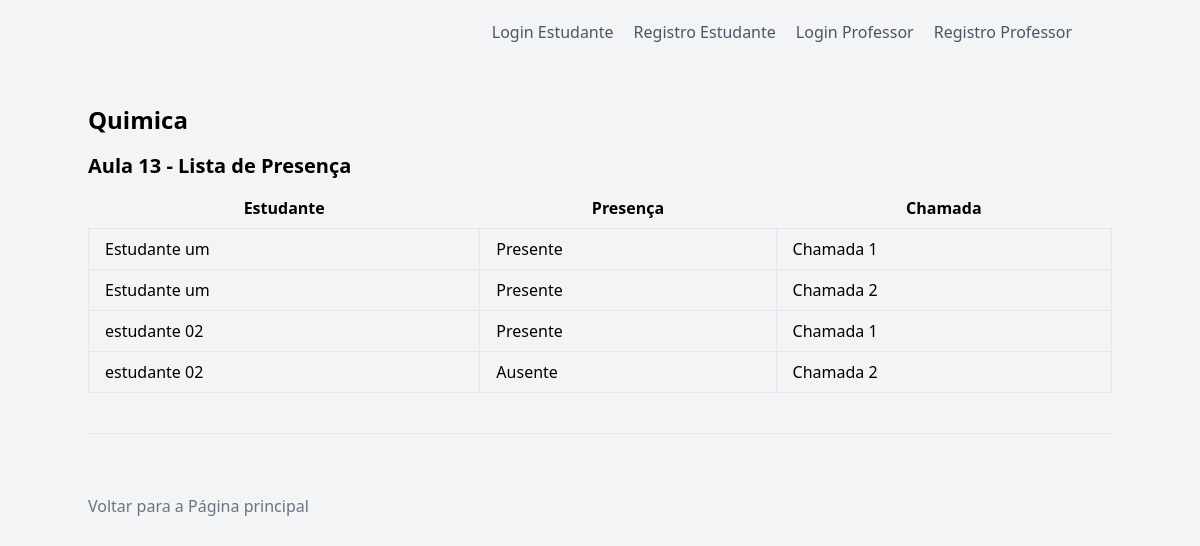
Screenshot of /ver_lista_presenca/13/ with the database file from the repository.
### pi/models.py (models this page shows, shortened)
class Disciplina(models.Model):
    nome = models.CharField(max_length=100)
    codigo = models.CharField(max_length=10)
    professor = models.ForeignKey('Professor', on_delete=models.SET_NULL, null=True)
    sala = models.ForeignKey('Sala', on_delete=models.SET_NULL, null=True)
    horario_inicio = models.TimeField()
    horario_fim = models.TimeField()

class Estudante(AbstractUser):
    username = None
    email = None
    numero_estudante = models.CharField(max_length=255, unique=True)
    nome = models.CharField(max_length=100, null=True)
    matricula = models.CharField(max_length=50, null=True)
    curso = models.ForeignKey('Curso', on_delete=models.CASCADE, null=True)
    data_entrada = models.DateField(null=True)
    idade = models.IntegerField(null=True)
    endereco = models.CharField(max_length=400, null=True)
    cpf = models.CharField(max_length=14, null=True)
    rg = models.CharField(max_length=9, null=True)
    senha = models.CharField(max_length=150)
    aulas = models.ManyToManyField('Aula')
    reprovado = models.BooleanField(default=False)
    groups = models.ManyToManyField(
        'auth.Group',
        blank=True,
        help_text='The groups this user belongs to. A user will get all permissions granted to each of their groups.',
        related_name="estudante_groups",
        verbose_name='groups',
    )
    user_permissions = models.ManyToManyField(
        'auth.Permission',
        blank=True,
        help_text='Specific permissions for this user.',
        related_name="estudante_permissions",
        verbose_name='user permissions',
    )
    USERNAME_FIELD = 'numero_estudante'
    PASSWORD_FIELD = 'senha'
    REQUIRED_FIELDS = []
    class Meta:
        verbose_name = 'estudante'
        verbose_name_plural = 'estudantes'
        db_table = 'auth_estudante'

class Presenca(models.Model):
    aula = models.ForeignKey('Aula', on_delete=models.CASCADE)
    estudante = models.ForeignKey('Estudante', on_delete=models.CASCADE)
    presente = models.BooleanField(default=False)

### pi/views.py (the view)
# urls.py: path('ver_lista_presenca/<int:aula_id>/', views.ver_lista_presenca, name='ver_lista_presenca'),
def ver_lista_presenca(request, aula_id=None):
    if aula_id is not None:
        aulas = Aula.objects.filter(id=aula_id)
    else:
        aulas = Aula.objects.all()
    presencas_por_materia = {}
    for aula in aulas:
        presencas = Presenca.objects.filter(aula=aula).order_by('estudante__nome')
        if aula.disciplina.nome not in presencas_por_materia:
            presencas_por_materia[aula.disciplina.nome] = {}
        if aula.id not in presencas_por_materia[aula.disciplina.nome]:
            presencas_por_materia[aula.disciplina.nome][aula.id] = {}
        for presenca in presencas:
            if presenca.estudante.nome not in presencas_por_materia[aula.disciplina.nome][aula.id]:
                presencas_por_materia[aula.disciplina.nome][aula.id][presenca.estudante.nome] = []
            presencas_por_materia[aula.disciplina.nome][aula.id][presenca.estudante.nome].append(presenca)
    return render(request, 'ver_lista_presenca.html', {'presencas_por_materia': presencas_por_materia})

### pi/templates/ver_lista_presenca.html
{% extends 'base.html' %}
{% block content %}
{% for materia, aulas in presencas_por_materia.items %}
    <h1 class="text-2xl font-bold mb-4">{{ materia }}</h1>
    {% for aula_id, estudantes in aulas.items %}
        <h2 class="text-xl font-semibold mb-2">Aula {{ aula_id }} - Lista de Presença</h2>
        <table class="table-auto w-full mb-4">
            <thead>
                <tr>
                    <th class="px-4 py-2">Estudante</th>
                    <th class="px-4 py-2">Presença</th>
                    <th class="px-4 py-2">Chamada</th>
                </tr>
            </thead>
            <tbody>
                {% for estudante, presencas in estudantes.items %}
                    {% for presenca in presencas %}
                        <tr>
                            <td class="border px-4 py-2">{{ estudante }}</td>
                            <td class="border px-4 py-2">{{ presenca.presente|yesno:"Presente,Ausente" }}</td>
                            <td class="border px-4 py-2">Chamada {{ forloop.counter }}</td>
                        </tr>
                    {% endfor %}
                {% endfor %}
            </tbody>
        </table>
    {% endfor %}
{% endfor %}
{% endblock %}

### rows the page displays
Disciplina: presencas_por_materia "Quimica"
Presenca: presente "Presente"
Presenca: presente "Presente"
Presenca: presente "Presente"
Presenca: presente "Ausente"

### other values shown
{{ aula_id }} "13"
{{ estudante }} "Estudante um"
{{ estudante }} "estudante 02"
